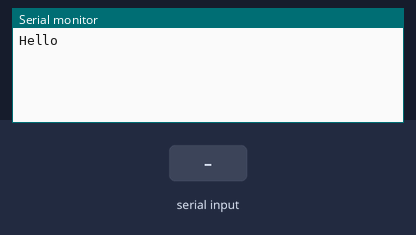
The sketch below on a simulated Arduino Uno, built with avr-gcc and run on an emulated ATmega328P. On the bench: the last lines printed to the serial monitor. Inputs (shaded band) come from the test bench.

Above: at 1.2 s.
1.3 s: "1" received over the second serial link
At 2.1 s:
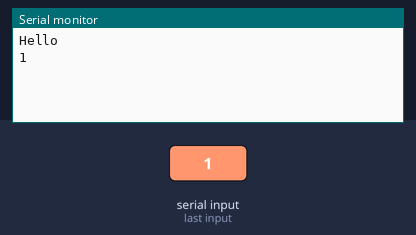
2.8 s: "0" received over the second serial link
At 3.3 s:
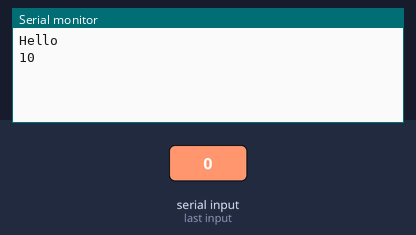

Measured:
- after the input at 1.3 s, the serial monitor: prints a new line at once (image 1)
- after the input at 2.8 s, the serial monitor: prints a new line at once (image 2)

The sketch:

ESP8266_test1.ino
```cpp
#include <SoftwareSerial.h>
SoftwareSerial ESPserial(2,3);

void setup() {
  // put your setup code here, to run once:
Serial.begin(115200);
ESPserial.begin(115200);
Serial.println("Hello");
}

void loop() {
  // put your main code here, to run repeatedly:
if (ESPserial.available()){
  Serial.write(ESPserial.read());
}

if (Serial.available()){
  ESPserial.write(Serial.read());
}
}
```
